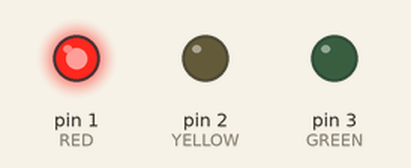
Bench run of a sketch on a simulated Arduino Uno, built with avr-gcc and run on an emulated ATmega328P. Shown: output pins drawn as LEDs (lit = HIGH).

Above: at 1.0 s.
At 3.0 s:
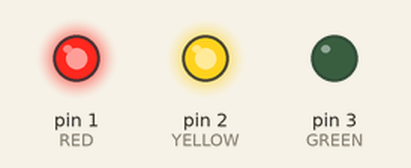
At 5.0 s:
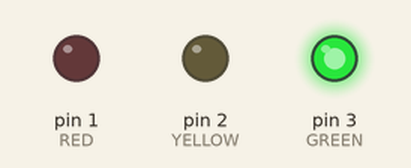
At 7.0 s:
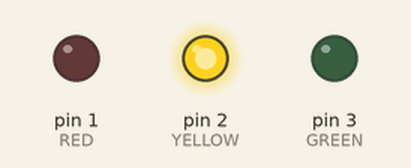
Timing chart, 0 to 10.4 s (numbered marks = the images above):
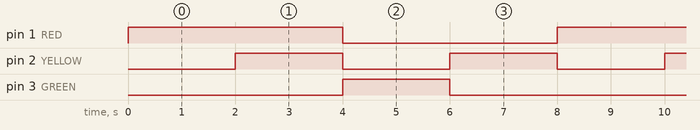

The sketch:

RoadLights.ino
```cpp
#define RED 1      // Define pin number for the red light
#define YELLOW 2   // Define pin number for the yellow light
#define GREEN 3    // Define pin number for the green light

void setup() {
  pinMode(RED, OUTPUT);     // Set the red light pin as an output
  pinMode(YELLOW, OUTPUT);  // Set the yellow light pin as an output
  pinMode(GREEN, OUTPUT);   // Set the green light pin as an output
}

void loop() {
  // Step 1: Red ON, Yellow OFF, Green OFF (Stop)
  digitalWrite(RED, 1);
  digitalWrite(YELLOW, 0);
  digitalWrite(GREEN, 0);
  delay(2000);  // Wait 2 seconds

  // Step 2: Red ON, Yellow ON, Green OFF (Prepare to go)
  digitalWrite(RED, 1);
  digitalWrite(YELLOW, 1);
  digitalWrite(GREEN, 0);
  delay(2000);  // Wait 2 seconds

  // Step 3: Red OFF, Yellow OFF, Green ON (Go)
  digitalWrite(RED, 0);
  digitalWrite(YELLOW, 0);
  digitalWrite(GREEN, 1);
  delay(2000);  // Wait 2 seconds

  // Step 4: Red OFF, Yellow ON, Green OFF (Prepare to stop)
  digitalWrite(RED, 0);
  digitalWrite(YELLOW, 1);
  digitalWrite(GREEN, 0);
  delay(2000);  // Wait 2 seconds
}
```

Measured:
- by itself, pin 1 (RED): alternates HIGH for 4.0 s and LOW for 4.0 s
- by itself, pin 2 (YELLOW): alternates HIGH for 2.0 s and LOW for 2.0 s
- by itself, pin 3 (GREEN): alternates HIGH for 2.0 s and LOW for 6.0 s
